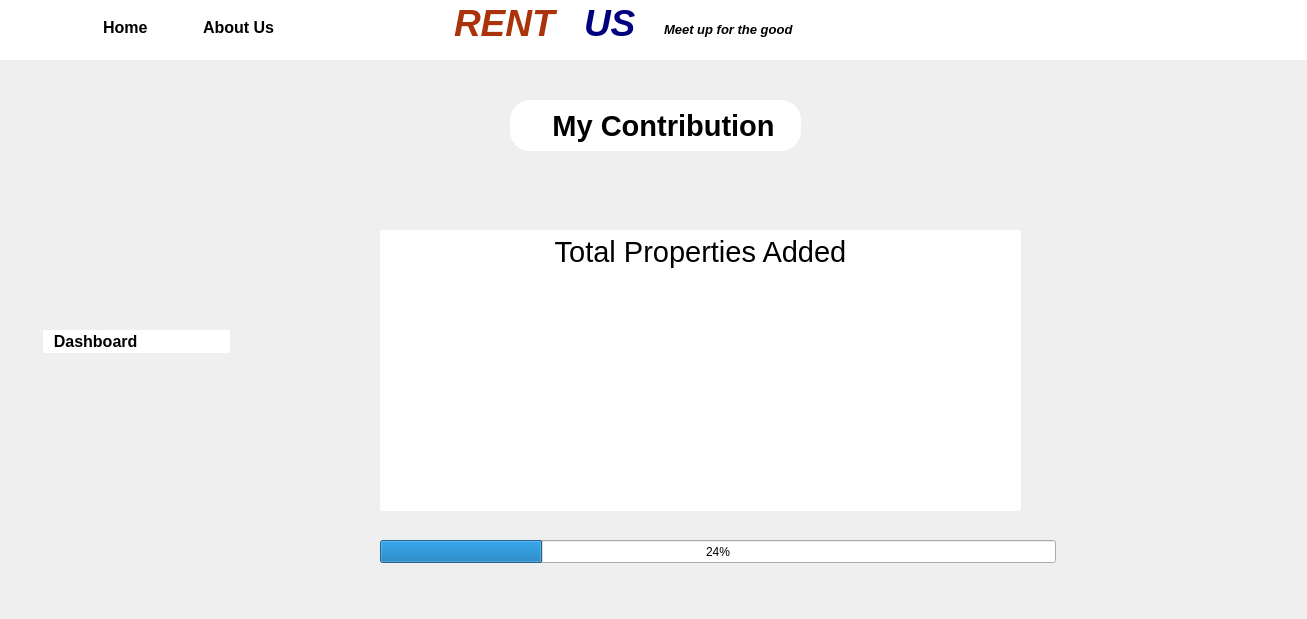
<?xml version="1.0" encoding="UTF-8"?>
<ui version="4.0">
 <class>mycontributions</class>
 <widget class="QWidget" name="mycontributions">
  <property name="geometry">
   <rect>
    <x>0</x>
    <y>0</y>
    <width>1307</width>
    <height>619</height>
   </rect>
  </property>
  <property name="windowTitle">
   <string>Form</string>
  </property>
  <property name="styleSheet">
   <string notr="true">#Homepage
{

background-color: rgb(222,220,220)
}

QTextEdit, QPlainTextEdit
{
	border : 1px solid white;
	border-radius: 2px;
}
QPushButton
{
	color: black;
	background: rgb(255,255,255);
	border: 2px solid white;
	border-radius: 2px;
	text-align : left;
}
#pushButton_3, #pushButton_4

{
	color: black;
	background: rgb(255,255,255);
	border: 2px solid white;
	border-radius: 2px;
	text-align : center;
}


</string>
  </property>
  <widget class="QStackedWidget" name="stackedWidget">
   <property name="geometry">
    <rect>
     <x>0</x>
     <y>0</y>
     <width>1307</width>
     <height>661</height>
    </rect>
   </property>
   <property name="styleSheet">
    <string notr="true">QStackedWIdget

{
	border: none;
}</string>
   </property>
   <widget class="QWidget" name="contribution">
    <widget class="QTextEdit" name="textEdit_8">
     <property name="geometry">
      <rect>
       <x>449</x>
       <y>-3</y>
       <width>121</width>
       <height>61</height>
      </rect>
     </property>
     <property name="font">
      <font>
       <kerning>false</kerning>
      </font>
     </property>
     <property name="acceptDrops">
      <bool>false</bool>
     </property>
     <property name="undoRedoEnabled">
      <bool>false</bool>
     </property>
     <property name="readOnly">
      <bool>true</bool>
     </property>
     <property name="html">
      <string>&lt;!DOCTYPE HTML PUBLIC &quot;-//W3C//DTD HTML 4.0//EN&quot; &quot;http://www.w3.org/TR/REC-html40/strict.dtd&quot;&gt;
&lt;html&gt;&lt;head&gt;&lt;meta name=&quot;qrichtext&quot; content=&quot;1&quot; /&gt;&lt;meta charset=&quot;utf-8&quot; /&gt;&lt;style type=&quot;text/css&quot;&gt;
p, li { white-space: pre-wrap; }
hr { height: 1px; border-width: 0; }
&lt;/style&gt;&lt;/head&gt;&lt;body style=&quot; font-family:'Segoe UI'; font-size:9pt; font-weight:400; font-style:normal;&quot;&gt;
&lt;p style=&quot; margin-top:0px; margin-bottom:0px; margin-left:0px; margin-right:0px; -qt-block-indent:0; text-indent:0px;&quot;&gt;&lt;span style=&quot; font-size:28pt; font-weight:700; font-style:italic; color:#aa330b;&quot;&gt;RENT&lt;/span&gt;&lt;/p&gt;&lt;/body&gt;&lt;/html&gt;</string>
     </property>
    </widget>
    <widget class="QTextEdit" name="textEdit_5">
     <property name="geometry">
      <rect>
       <x>659</x>
       <y>17</y>
       <width>171</width>
       <height>41</height>
      </rect>
     </property>
     <property name="font">
      <font>
       <kerning>false</kerning>
      </font>
     </property>
     <property name="mouseTracking">
      <bool>false</bool>
     </property>
     <property name="acceptDrops">
      <bool>false</bool>
     </property>
     <property name="whatsThis">
      <string notr="true"/>
     </property>
     <property name="accessibleName">
      <string notr="true"/>
     </property>
     <property name="accessibleDescription">
      <string notr="true"/>
     </property>
     <property name="undoRedoEnabled">
      <bool>false</bool>
     </property>
     <property name="readOnly">
      <bool>true</bool>
     </property>
     <property name="html">
      <string>&lt;!DOCTYPE HTML PUBLIC &quot;-//W3C//DTD HTML 4.0//EN&quot; &quot;http://www.w3.org/TR/REC-html40/strict.dtd&quot;&gt;
&lt;html&gt;&lt;head&gt;&lt;meta name=&quot;qrichtext&quot; content=&quot;1&quot; /&gt;&lt;meta charset=&quot;utf-8&quot; /&gt;&lt;style type=&quot;text/css&quot;&gt;
p, li { white-space: pre-wrap; }
hr { height: 1px; border-width: 0; }
&lt;/style&gt;&lt;/head&gt;&lt;body style=&quot; font-family:'Segoe UI'; font-size:9pt; font-weight:400; font-style:normal;&quot;&gt;
&lt;p style=&quot; margin-top:0px; margin-bottom:0px; margin-left:0px; margin-right:0px; -qt-block-indent:0; text-indent:0px;&quot;&gt;&lt;span style=&quot; font-size:10pt; font-weight:700; font-style:italic;&quot;&gt;Meet up for the good&lt;/span&gt;&lt;/p&gt;&lt;/body&gt;&lt;/html&gt;</string>
     </property>
    </widget>
    <widget class="QTextEdit" name="textEdit_6">
     <property name="geometry">
      <rect>
       <x>579</x>
       <y>-3</y>
       <width>81</width>
       <height>61</height>
      </rect>
     </property>
     <property name="font">
      <font>
       <kerning>false</kerning>
      </font>
     </property>
     <property name="acceptDrops">
      <bool>false</bool>
     </property>
     <property name="styleSheet">
      <string notr="true">#textEdit_2
{
	border-color: white;
	bordrer: none;
}</string>
     </property>
     <property name="undoRedoEnabled">
      <bool>false</bool>
     </property>
     <property name="readOnly">
      <bool>true</bool>
     </property>
     <property name="html">
      <string>&lt;!DOCTYPE HTML PUBLIC &quot;-//W3C//DTD HTML 4.0//EN&quot; &quot;http://www.w3.org/TR/REC-html40/strict.dtd&quot;&gt;
&lt;html&gt;&lt;head&gt;&lt;meta name=&quot;qrichtext&quot; content=&quot;1&quot; /&gt;&lt;meta charset=&quot;utf-8&quot; /&gt;&lt;style type=&quot;text/css&quot;&gt;
p, li { white-space: pre-wrap; }
hr { height: 1px; border-width: 0; }
&lt;/style&gt;&lt;/head&gt;&lt;body style=&quot; font-family:'Segoe UI'; font-size:9pt; font-weight:400; font-style:normal;&quot;&gt;
&lt;p style=&quot; margin-top:0px; margin-bottom:0px; margin-left:0px; margin-right:0px; -qt-block-indent:0; text-indent:0px;&quot;&gt;&lt;span style=&quot; font-size:28pt; font-weight:700; font-style:italic; color:#00007f;&quot;&gt;US&lt;/span&gt;&lt;/p&gt;&lt;/body&gt;&lt;/html&gt;</string>
     </property>
    </widget>
    <widget class="QPushButton" name="pushButton_10">
     <property name="geometry">
      <rect>
       <x>101</x>
       <y>12</y>
       <width>81</width>
       <height>31</height>
      </rect>
     </property>
     <property name="font">
      <font>
       <pointsize>12</pointsize>
       <bold>true</bold>
      </font>
     </property>
     <property name="styleSheet">
      <string notr="true">#pushButton_10
{
	color: black;
	background: rgb(255,255,255);
	border: 2px solid white;
	border-radius: 2px;
}
#pushButton_10:hover
{
	background: rgb(220,220,200);
}</string>
     </property>
     <property name="text">
      <string>Home</string>
     </property>
     <property name="icon">
      <iconset resource="src.qrc">
       <normaloff>:/image/images/home.png</normaloff>:/image/images/home.png</iconset>
     </property>
    </widget>
    <widget class="QPlainTextEdit" name="plainTextEdit_2">
     <property name="geometry">
      <rect>
       <x>0</x>
       <y>-1</y>
       <width>1311</width>
       <height>61</height>
      </rect>
     </property>
     <property name="styleSheet">
      <string notr="true">#plaintextEdit
{
	border: 2px solid brown;
}</string>
     </property>
    </widget>
    <widget class="QPushButton" name="pushButton_9">
     <property name="geometry">
      <rect>
       <x>1</x>
       <y>-11</y>
       <width>81</width>
       <height>71</height>
      </rect>
     </property>
     <property name="font">
      <font>
       <pointsize>11</pointsize>
       <bold>true</bold>
      </font>
     </property>
     <property name="styleSheet">
      <string notr="true">#pushButton_9
{
	color: black;
	background: rgb(255,255,255);
	border: 0px;
	border-radius: 0px;
	pading: 2px;
}
#pushButton_9:hover
{
	background: rgb(20,20,20);
	color: white;
}
#pushButton_9::menu-indicator{ image: none; }</string>
     </property>
    </widget>
    <widget class="QPushButton" name="pushButton_8">
     <property name="geometry">
      <rect>
       <x>201</x>
       <y>12</y>
       <width>91</width>
       <height>31</height>
      </rect>
     </property>
     <property name="font">
      <font>
       <pointsize>12</pointsize>
       <bold>true</bold>
      </font>
     </property>
     <property name="styleSheet">
      <string notr="true">#pushButton_4
{
color: black;
	background: rgb(255,255,255);
	border: 2px solid white;
	border-radius: 2px;
}
#pushButton_4:hover
{
	background: rgb(220,220,200);
}</string>
     </property>
     <property name="text">
      <string>About Us</string>
     </property>
    </widget>
    <widget class="QWidget" name="layoutWidget_2">
     <property name="geometry">
      <rect>
       <x>43</x>
       <y>211</y>
       <width>187</width>
       <height>261</height>
      </rect>
     </property>
     <layout class="QVBoxLayout" name="verticalLayout_3">
      <item>
       <widget class="QPushButton" name="pushButton_15">
        <property name="font">
         <font>
          <pointsize>12</pointsize>
          <italic>false</italic>
          <bold>true</bold>
          <stylestrategy>PreferDefault</stylestrategy>
          <kerning>false</kerning>
         </font>
        </property>
        <property name="styleSheet">
         <string notr="true">#pushButton_15
{
color: black;
	background: rgb(255,255,255);
	border: 2px solid white;
	border-radius: 2px;
}
#pushButton_15:hover
{
	background: rgb(220,220,200);
}</string>
        </property>
        <property name="text">
         <string>  Dashboard</string>
        </property>
        <property name="icon">
         <iconset resource="src.qrc">
          <normaloff>:/image/images/dashboard.png</normaloff>:/image/images/dashboard.png</iconset>
        </property>
        <property name="autoDefault">
         <bool>false</bool>
        </property>
       </widget>
      </item>
     </layout>
    </widget>
    <widget class="QTextEdit" name="textEdit_7">
     <property name="geometry">
      <rect>
       <x>1170</x>
       <y>7</y>
       <width>104</width>
       <height>51</height>
      </rect>
     </property>
     <property name="acceptDrops">
      <bool>false</bool>
     </property>
     <property name="styleSheet">
      <string notr="true">#textEdit_4
{
	border-image: url(:/image/images/user.png);
}</string>
     </property>
     <property name="undoRedoEnabled">
      <bool>false</bool>
     </property>
     <property name="readOnly">
      <bool>true</bool>
     </property>
    </widget>
    <widget class="QPushButton" name="pushButton_16">
     <property name="geometry">
      <rect>
       <x>510</x>
       <y>100</y>
       <width>291</width>
       <height>51</height>
      </rect>
     </property>
     <property name="font">
      <font>
       <pointsize>22</pointsize>
       <italic>false</italic>
       <bold>true</bold>
       <stylestrategy>PreferDefault</stylestrategy>
       <kerning>false</kerning>
      </font>
     </property>
     <property name="styleSheet">
      <string notr="true">#pushButton_16
{
padding: 5px;
color: black;
	background: rgb(255,255,255);
	border: 2px solid white;
	border-radius: 20px;
text-align: center;
}
#pushButton_16:hover
{
	background: rgb(220,220,200);
}</string>
     </property>
     <property name="text">
      <string>  My Contribution</string>
     </property>
     <property name="icon">
      <iconset resource="src.qrc">
       <normaloff>:/image/images/report.png</normaloff>:/image/images/report.png</iconset>
     </property>
     <property name="iconSize">
      <size>
       <width>25</width>
       <height>25</height>
      </size>
     </property>
    </widget>
    <widget class="QTextEdit" name="textEdit_26">
     <property name="geometry">
      <rect>
       <x>380</x>
       <y>230</y>
       <width>641</width>
       <height>281</height>
      </rect>
     </property>
     <property name="html">
      <string>&lt;!DOCTYPE HTML PUBLIC &quot;-//W3C//DTD HTML 4.0//EN&quot; &quot;http://www.w3.org/TR/REC-html40/strict.dtd&quot;&gt;
&lt;html&gt;&lt;head&gt;&lt;meta name=&quot;qrichtext&quot; content=&quot;1&quot; /&gt;&lt;meta charset=&quot;utf-8&quot; /&gt;&lt;style type=&quot;text/css&quot;&gt;
p, li { white-space: pre-wrap; }
hr { height: 1px; border-width: 0; }
&lt;/style&gt;&lt;/head&gt;&lt;body style=&quot; font-family:'Segoe UI'; font-size:9pt; font-weight:400; font-style:normal;&quot;&gt;
&lt;p align=&quot;center&quot; style=&quot; margin-top:0px; margin-bottom:0px; margin-left:0px; margin-right:0px; -qt-block-indent:0; text-indent:0px;&quot;&gt;&lt;span style=&quot; font-size:22pt;&quot;&gt;Total Properties Added&lt;/span&gt;&lt;/p&gt;&lt;/body&gt;&lt;/html&gt;</string>
     </property>
    </widget>
    <widget class="QProgressBar" name="progressBar">
     <property name="geometry">
      <rect>
       <x>380</x>
       <y>540</y>
       <width>676</width>
       <height>23</height>
      </rect>
     </property>
     <property name="value">
      <number>24</number>
     </property>
    </widget>
    <zorder>plainTextEdit_2</zorder>
    <zorder>textEdit_8</zorder>
    <zorder>textEdit_5</zorder>
    <zorder>textEdit_6</zorder>
    <zorder>pushButton_10</zorder>
    <zorder>pushButton_9</zorder>
    <zorder>pushButton_8</zorder>
    <zorder>layoutWidget_2</zorder>
    <zorder>textEdit_7</zorder>
    <zorder>pushButton_16</zorder>
    <zorder>textEdit_26</zorder>
    <zorder>progressBar</zorder>
   </widget>
  </widget>
 </widget>
 <resources>
  <include location="src.qrc"/>
 </resources>
 <connections/>
</ui>
